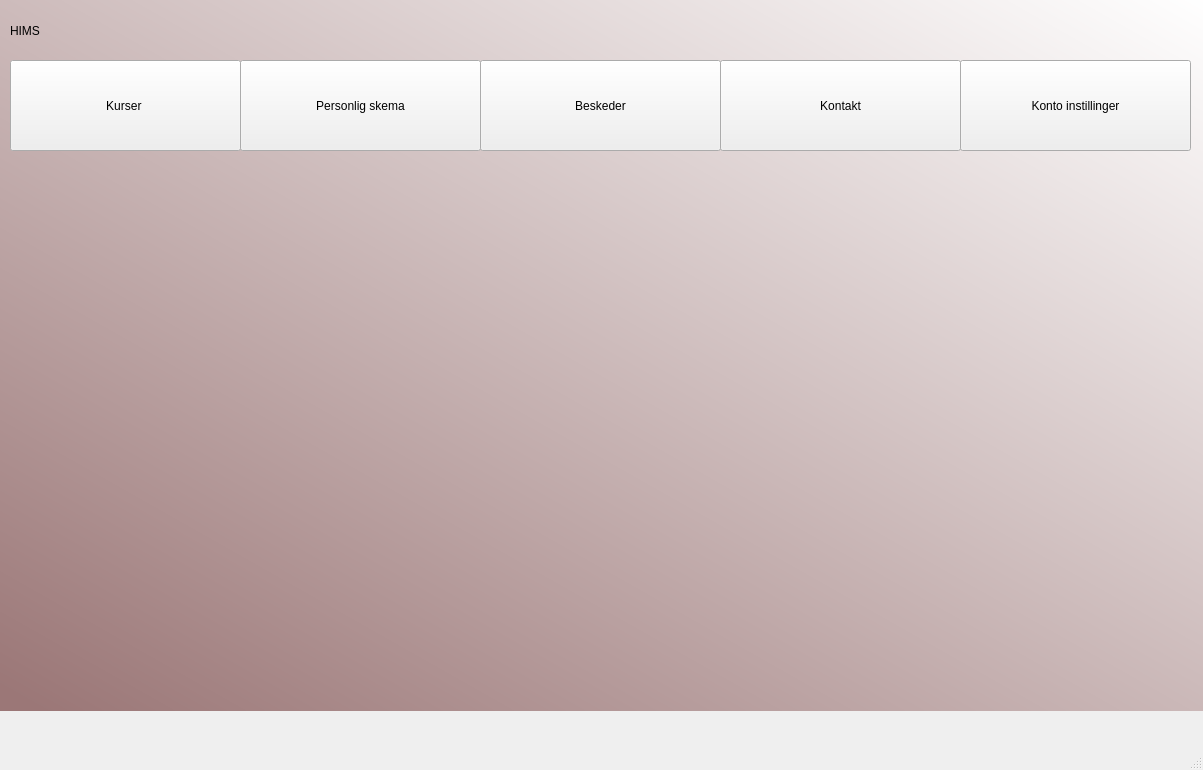
<?xml version="1.0" encoding="UTF-8"?>
<ui version="4.0">
 <class>MainWindow</class>
 <widget class="QMainWindow" name="MainWindow">
  <property name="geometry">
   <rect>
    <x>0</x>
    <y>0</y>
    <width>1203</width>
    <height>770</height>
   </rect>
  </property>
  <property name="windowTitle">
   <string>MainWindow</string>
  </property>
  <widget class="QWidget" name="centralwidget">
   <widget class="QWidget" name="widget" native="true">
    <property name="geometry">
     <rect>
      <x>0</x>
      <y>0</y>
      <width>1211</width>
      <height>711</height>
     </rect>
    </property>
    <property name="styleSheet">
     <string notr="true">QWidget#widget{
background-color: qlineargradient(spread:pad, x1:0.0348259, y1:1, x2:1, y2:0, stop:0 rgba(155, 119, 119, 255), stop:1 rgba(255, 255, 255, 255));}</string>
    </property>
    <widget class="QPushButton" name="pushButton">
     <property name="geometry">
      <rect>
       <x>10</x>
       <y>60</y>
       <width>231</width>
       <height>91</height>
      </rect>
     </property>
     <property name="styleSheet">
      <string notr="true">font: 75 10pt &quot;MS Shell Dlg 2&quot;;

</string>
     </property>
     <property name="text">
      <string>Kurser </string>
     </property>
    </widget>
    <widget class="QPushButton" name="pushButton_2">
     <property name="geometry">
      <rect>
       <x>240</x>
       <y>60</y>
       <width>241</width>
       <height>91</height>
      </rect>
     </property>
     <property name="styleSheet">
      <string notr="true">font: 10pt &quot;MS Shell Dlg 2&quot;;</string>
     </property>
     <property name="text">
      <string>Personlig skema</string>
     </property>
    </widget>
    <widget class="QPushButton" name="pushButton_3">
     <property name="geometry">
      <rect>
       <x>960</x>
       <y>60</y>
       <width>231</width>
       <height>91</height>
      </rect>
     </property>
     <property name="styleSheet">
      <string notr="true">font: 10pt &quot;MS Shell Dlg 2&quot;;</string>
     </property>
     <property name="text">
      <string>Konto instillinger</string>
     </property>
    </widget>
    <widget class="QPushButton" name="pushButton_4">
     <property name="geometry">
      <rect>
       <x>720</x>
       <y>60</y>
       <width>241</width>
       <height>91</height>
      </rect>
     </property>
     <property name="styleSheet">
      <string notr="true">font: 10pt &quot;MS Shell Dlg 2&quot;;</string>
     </property>
     <property name="text">
      <string>Kontakt</string>
     </property>
    </widget>
    <widget class="QPushButton" name="pushButton_5">
     <property name="geometry">
      <rect>
       <x>480</x>
       <y>60</y>
       <width>241</width>
       <height>91</height>
      </rect>
     </property>
     <property name="styleSheet">
      <string notr="true">font: 10pt &quot;MS Shell Dlg 2&quot;;</string>
     </property>
     <property name="text">
      <string>Beskeder</string>
     </property>
    </widget>
    <widget class="QLabel" name="label">
     <property name="geometry">
      <rect>
       <x>10</x>
       <y>10</y>
       <width>121</width>
       <height>41</height>
      </rect>
     </property>
     <property name="styleSheet">
      <string notr="true">font: 75 28pt &quot;Constantia&quot;;</string>
     </property>
     <property name="text">
      <string>HIMS</string>
     </property>
    </widget>
   </widget>
  </widget>
  <widget class="QMenuBar" name="menubar">
   <property name="geometry">
    <rect>
     <x>0</x>
     <y>0</y>
     <width>1203</width>
     <height>26</height>
    </rect>
   </property>
  </widget>
  <widget class="QStatusBar" name="statusbar"/>
 </widget>
 <resources/>
 <connections/>
</ui>
